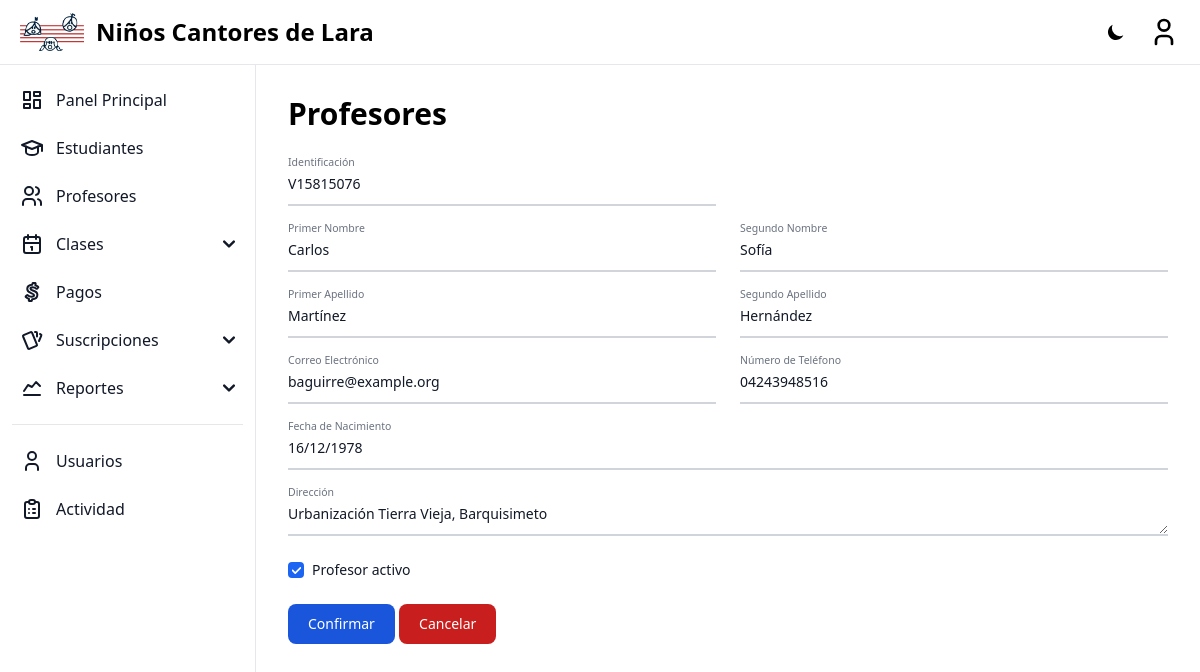
The page /teachers/20/ (signed in) on the database its author committed.
### home/models.py (models this page shows, shortened)
class Teacher(models.Model):
    identify_card = models.CharField(verbose_name=_('Identify Card'), max_length=20, blank=True, null=True)
    first_name = models.CharField(verbose_name=_('First Name'), max_length=255)
    second_name = models.CharField(verbose_name=_('Second Name'), max_length=255, blank=True, null=True)
    first_surname = models.CharField(verbose_name=_('First Surname'), max_length=255)
    second_surname = models.CharField(verbose_name=_('Second Surname'), max_length=255, blank=True, null=True)
    birthdate = models.DateField(verbose_name=_('Birthdate'))
    phone_number = models.CharField(verbose_name=_('Phone'), max_length=20)
    email = models.EmailField(verbose_name=_('Email'))
    address = models.TextField(verbose_name=_('Address'))
    is_active = models.BooleanField(verbose_name=_('Active'), default=True)
    class Meta:
        constraints = [
            UniqueConstraint(
                fields=['identify_card','first_name', 'second_name', 'first_surname', 'second_surname', 'birthdate'],
                name='unique_teacher'
            )
        ]

### home/views/teacher.py (the view, shortened to what this page needs)
# urls.py: path('teachers/<int:pk>/', TeacherUpdateView.as_view(), name='teacher-update'),
class TeacherUpdateView(UpdateView):
    model = Teacher
    form_class = TeacherForm
    template_name = 'forms/teacher_form.html'
    success_url = '/teachers/'

### templates/forms/teacher_form.html (shortened to what this page needs)
{% extends "base.html" %}
{% block content %}
<h2 class="text-3xl font-extrabold dark:text-white">Profesores</h2>
<form method="post" class='mt-8'>
    <div class="grid md:grid-cols-2 md:gap-6">
        <div class="relative z-0 w-full mb-6 group">
            {{ form.identify_card }}
            <label for="{{ form.identify_card.id_for_label }}" class="peer-focus:font-medium absolute text-sm text-gray-500 dark:text-gray-400 duration-300 transform -translate-y-6 scale-75 top-3 -z-10 origin-[0] peer-focus:left-0 peer-focus:text-blue-600 peer-focus:dark:text-blue-500 peer-placeholder-shown:scale-100 peer-placeholder-shown:translate-y-0 peer-focus:scale-75 peer-focus:-translate-y-6">{{ form.identify_card.label }}</label>
        </div>
    </div>
    <div class="grid md:grid-cols-2 md:gap-6">
        <div class="relative z-0 w-full mb-6 group">
            {{ form.first_name }}
            <label for="{{ form.first_name.id_for_label }}" class="peer-focus:font-medium absolute text-sm text-gray-500 dark:text-gray-400 duration-300 transform -translate-y-6 scale-75 top-3 -z-10 origin-[0] peer-focus:left-0 peer-focus:text-blue-600 peer-focus:dark:text-blue-500 peer-placeholder-shown:scale-100 peer-placeholder-shown:translate-y-0 peer-focus:scale-75 peer-focus:-translate-y-6">{{ form.first_name.label }}</label>
        </div>
        <div class="relative z-0 w-full mb-6 group">
            {{ form.second_name }}
            <label for="{{ form.second_name.id_for_label }}" class="peer-focus:font-medium absolute text-sm text-gray-500 dark:text-gray-400 duration-300 transform -translate-y-6 scale-75 top-3 -z-10 origin-[0] peer-focus:left-0 peer-focus:text-blue-600 peer-focus:dark:text-blue-500 peer-placeholder-shown:scale-100 peer-placeholder-shown:translate-y-0 peer-focus:scale-75 peer-focus:-translate-y-6">{{ form.second_name.label }}</label>
        </div>
    </div>
    <div class="grid md:grid-cols-2 md:gap-6">
        <div class="relative z-0 w-full mb-6 group">
            {{ form.first_surname }}
            <label for="{{ form.first_surname.id_for_label }}" class="peer-focus:font-medium absolute text-sm text-gray-500 dark:text-gray-400 duration-300 transform -translate-y-6 scale-75 top-3 -z-10 origin-[0] peer-focus:left-0 peer-focus:text-blue-600 peer-focus:dark:text-blue-500 peer-placeholder-shown:scale-100 peer-placeholder-shown:translate-y-0 peer-focus:scale-75 peer-focus:-translate-y-6">{{ form.first_surname.label }}</label>
        </div>
        <div class="relative z-0 w-full mb-6 group">
            {{ form.second_surname }}
            <label for="{{ form.second_surname.id_for_label }}" class="peer-focus:font-medium absolute text-sm text-gray-500 dark:text-gray-400 duration-300 transform -translate-y-6 scale-75 top-3 -z-10 origin-[0] peer-focus:left-0 peer-focus:text-blue-600 peer-focus:dark:text-blue-500 peer-placeholder-shown:scale-100 peer-placeholder-shown:translate-y-0 peer-focus:scale-75 peer-focus:-translate-y-6">{{ form.second_surname.label }}</label>
        </div>
    </div>
    <div class="grid md:grid-cols-2 md:gap-6">
        <div class="relative z-0 w-full mb-6 group">
            {{ form.email }}
            <label for="{{ form.email.id_for_label }}" class="peer-focus:font-medium absolute text-sm text-gray-500 dark:text-gray-400 duration-300 transform -translate-y-6 scale-75 top-3 -z-10 origin-[0] peer-focus:left-0 peer-focus:text-blue-600 peer-focus:dark:text-blue-500 peer-placeholder-shown:scale-100 peer-placeholder-shown:translate-y-0 peer-focus:scale-75 peer-focus:-translate-y-6">{{ form.email.label }}</label>
        </div>
        <div class="relative z-0 w-full mb-6 group">
            {{ form.phone_number }}
            <label for="{{ form.phone_number.id_for_label }}" class="peer-focus:font-medium absolute text-sm text-gray-500 dark:text-gray-400 duration-300 transform -translate-y-6 scale-75 top-3 -z-10 origin-[0] peer-focus:left-0 peer-focus:text-blue-600 peer-focus:dark:text-blue-500 peer-placeholder-shown:scale-100 peer-placeholder-shown:translate-y-0 peer-focus:scale-75 peer-focus:-translate-y-6">{{ form.phone_number.label }}</label>
        </div>
    </div>
    <div class="relative z-0 w-full mb-6 group">
        {{ form.birthdate }}
        <label for="{{ form.birthdate.id_for_label }}" class="peer-focus:font-medium absolute text-sm text-gray-500 dark:text-gray-400 duration-300 transform -translate-y-6 scale-75 top-3 -z-10 origin-[0] peer-focus:left-0 peer-focus:text-blue-600 peer-focus:dark:text-blue-500 peer-placeholder-shown:scale-100 peer-placeholder-shown:translate-y-0 peer-focus:scale-75 peer-focus:-translate-y-6">{{ form.birthdate.label }}</label>
    </div>
    <div class="relative z-0 w-full mb-6 group">
        {{ form.address }}
        <label for="{{ form.address.id_for_label }}" class="peer-focus:font-medium absolute text-sm text-gray-500 dark:text-gray-400 duration-300 transform -translate-y-6 scale-75 top-3 -z-10 origin-[0] peer-focus:left-0 peer-focus:text-blue-600 peer-focus:dark:text-blue-500 peer-placeholder-shown:scale-100 peer-placeholder-shown:translate-y-0 peer-focus:scale-75 peer-focus:-translate-y-6">{{ form.address.label }}</label>
    </div>
    <div class="relative z-0 w-full mb-6 group">
        <div class="flex items-center">
            {{ form.is_active }}
            <label for="{{ form.is_active.id_for_label }}" class="ml-2 text-sm font-medium text-gray-900 dark:text-gray-300">{{ form.is_active.label }}</label>
        </div>
    </div>
    <button type="submit" class="text-white bg-blue-700 hover:bg-blue-800 focus:ring-4 focus:outline-none focus:ring-blue-300 font-medium rounded-lg text-sm w-full sm:w-auto px-5 py-2.5 text-center dark:bg-blue-600 dark:hover:bg-blue-700 dark:focus:ring-blue-800">Confirmar</button>
    <button type="button" onclick="window.location.href = '{% url 'teacher-list' %}'" class="text-white bg-red-700 hover:bg-red-800 focus:ring-4 focus:outline-none focus:ring-red-300 font-medium rounded-lg text-sm w-full sm:w-auto px-5 py-2.5 text-center dark:bg-red-600 dark:hover:bg-red-700 dark:focus:ring-red-800">
        Cancelar
    </button>
</form>
{% endblock %}

### rows shown on the page
Teacher: identify_card "V15815076", first_name "Carlos", second_name "Sofía", first_surname "Martínez", second_surname "Hernández", email "baguirre@example.org", phone_number "04243948516", birthdate "16/12/1978", address "Urbanización Tierra Vieja, Barquisimeto", is_active "☑"
